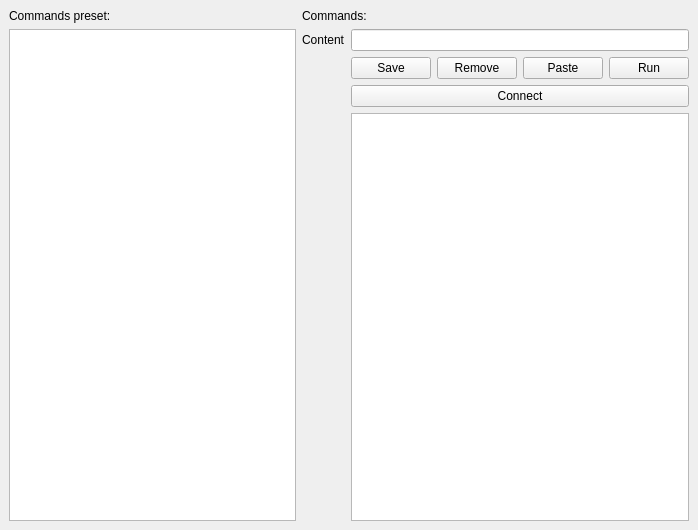
<?xml version="1.0" encoding="UTF-8"?>
<ui version="4.0">
 <class>MainWindow</class>
 <widget class="QMainWindow" name="MainWindow">
  <property name="geometry">
   <rect>
    <x>0</x>
    <y>0</y>
    <width>698</width>
    <height>530</height>
   </rect>
  </property>
  <property name="windowTitle">
   <string>MainWindow</string>
  </property>
  <widget class="QWidget" name="centralwidget">
   <layout class="QGridLayout" name="gridLayout">
    <item row="1" column="2" colspan="4">
     <widget class="QLineEdit" name="lineEdit"/>
    </item>
    <item row="1" column="1">
     <widget class="QLabel" name="label_3">
      <property name="text">
       <string>Content</string>
      </property>
     </widget>
    </item>
    <item row="2" column="5">
     <widget class="QPushButton" name="Run">
      <property name="text">
       <string>Run</string>
      </property>
     </widget>
    </item>
    <item row="2" column="4">
     <widget class="QPushButton" name="Paste">
      <property name="text">
       <string>Paste</string>
      </property>
     </widget>
    </item>
    <item row="3" column="2" colspan="4">
     <widget class="QPushButton" name="connect">
      <property name="text">
       <string>Connect</string>
      </property>
     </widget>
    </item>
    <item row="2" column="3">
     <widget class="QPushButton" name="Remove">
      <property name="text">
       <string>Remove</string>
      </property>
     </widget>
    </item>
    <item row="1" column="0" rowspan="4">
     <widget class="QListWidget" name="listWidget"/>
    </item>
    <item row="0" column="0">
     <widget class="QLabel" name="label">
      <property name="text">
       <string>Commands preset:</string>
      </property>
     </widget>
    </item>
    <item row="0" column="1" colspan="2">
     <widget class="QLabel" name="label_2">
      <property name="text">
       <string>Commands:</string>
      </property>
     </widget>
    </item>
    <item row="2" column="2">
     <widget class="QPushButton" name="Save">
      <property name="text">
       <string>Save</string>
      </property>
     </widget>
    </item>
    <item row="4" column="2" colspan="4">
     <widget class="QListWidget" name="listWidget_2"/>
    </item>
   </layout>
  </widget>
 </widget>
 <resources/>
 <connections/>
</ui>
